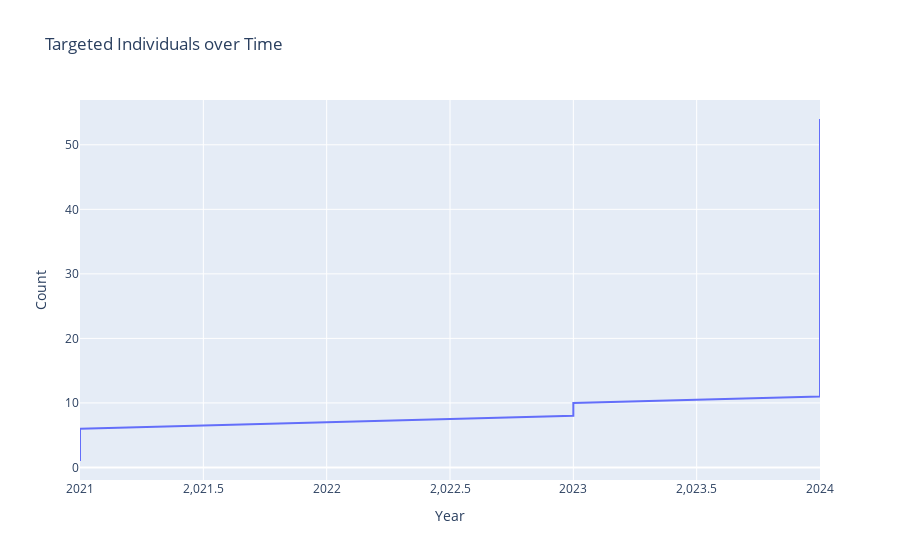

This figure's notebook cell:
### Code cell
fig = px.line(df_ent, x="Year", y="Title", title="Targeted Individuals over Time", labels={'Title': 'Count'})
fig.show() # not sure why date not working

### Figure 1 — Plotly figure (JSON) as saved in the notebook; plotly's stock layout.template omitted (floating-point values rounded to 4 significant figures)
{"data": [{"hovertemplate": "Year=%{x}<br>Count=%{y}<extra></extra>", "legendgroup": "", "line": {"color": "#636efa", "dash": "solid"}, "marker": {"symbol": "circle"}, "mode": "lines", "name": "", "orientation": "v", "showlegend": false, "type": "scatter", "x": [2021, 2021, 2021, 2021, 2021, 2021, 2022, 2023, 2023, 2023, 2024, 2024, 2024, 2024, 2024, 2024, 2024, 2024, 2024, 2024, 2024, 2024, 2024, 2024, 2024, 2024, 2024, 2024, 2024, 2024, 2024, 2024, 2024, 2024, 2024, 2024, 2024, 2024, 2024, 2024, 2024, 2024, 2024, 2024, 2024, 2024, 2024, 2024, 2024, 2024, 2024, 2024, 2024, 2024], "xaxis": "x", "y": [1, 2, 3, 4, 5, 6, 7, 8, 9, 10, 11, 12, 13, 14, 15, 16, 17, 18, 19, 20, 21, 22, 23, 24, 25, 26, 27, 28, 29, 30, 31, 32, 33, 34, 35, 36, 37, 38, 39, 40, 41, 42, 43, 44, 45, 46, 47, 48, 49, 50, 51, 52, 53, 54], "yaxis": "y"}], "layout": {"legend": {"tracegroupgap": 0}, "title": {"text": "Targeted Individuals over Time"}, "xaxis": {"anchor": "y", "domain": [0, 1], "title": {"text": "Year"}}, "yaxis": {"anchor": "x", "domain": [0, 1], "title": {"text": "Count"}}}}
